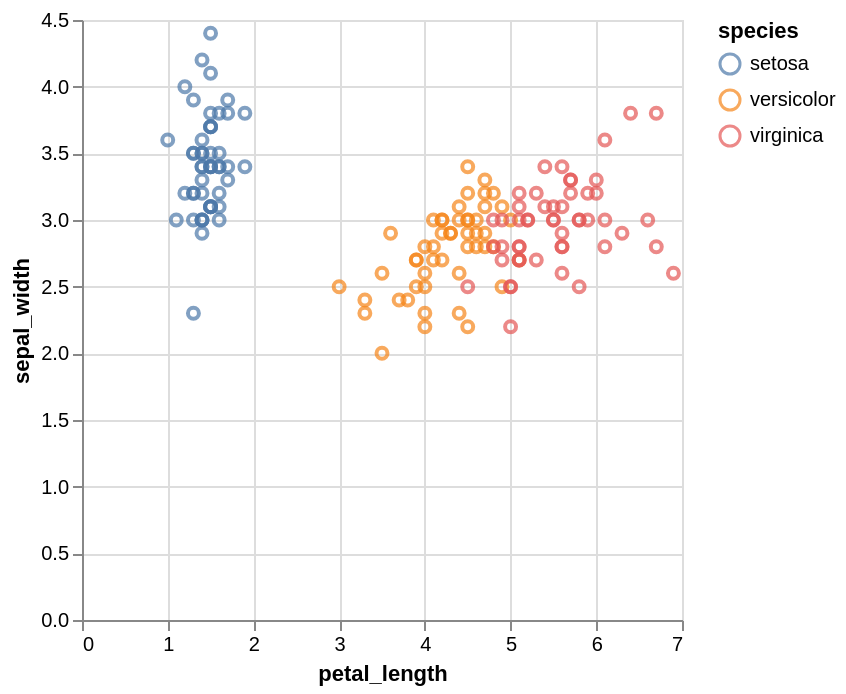

Notebook source saved alongside this figure:
### Markdown cell above
Basics of an Altair Chart

### Code cell
import altair as alt

iris = px.data.iris()

alt.Chart(iris).mark_point().encode(
    x='petal_length:Q',
    y='sepal_width:Q',
    color='species:N'
)

### Figure 1 — Vega-Lite specification as saved in the notebook (floating-point values rounded to 4 significant figures; data arrays with more than 128 entries replaced by an {"elided": "..."} marker saying what was removed)
{"config": {"view": {"continuousWidth": 300, "continuousHeight": 300}}, "data": {"name": "data-364c1c0fa2f6c231ec0f856348bf7ee7"}, "mark": {"type": "point"}, "encoding": {"color": {"field": "species", "type": "nominal"}, "x": {"field": "petal_length", "type": "quantitative"}, "y": {"field": "sepal_width", "type": "quantitative"}}, "$schema": "https://vega.github.io/schema/vega-lite/v6.1.0.json", "datasets": {"data-364c1c0fa2f6c231ec0f856348bf7ee7": {"elided": "150 records"}}}
